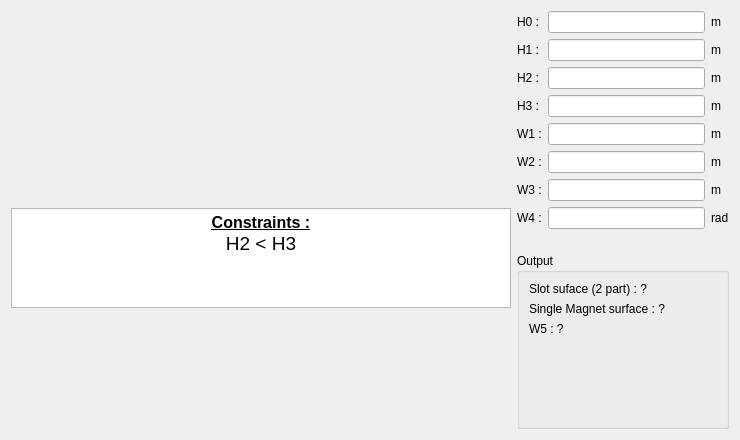
<?xml version="1.0" encoding="UTF-8"?>
<ui version="4.0">
 <class>PHoleM53</class>
 <widget class="QWidget" name="PHoleM53">
  <property name="geometry">
   <rect>
    <x>0</x>
    <y>0</y>
    <width>740</width>
    <height>440</height>
   </rect>
  </property>
  <property name="minimumSize">
   <size>
    <width>740</width>
    <height>440</height>
   </size>
  </property>
  <property name="maximumSize">
   <size>
    <width>16777215</width>
    <height>16777215</height>
   </size>
  </property>
  <property name="windowTitle">
   <string>Form</string>
  </property>
  <layout class="QHBoxLayout" name="horizontalLayout">
   <item>
    <layout class="QVBoxLayout" name="verticalLayout_3">
     <item>
      <widget class="QLabel" name="img_slot">
       <property name="sizePolicy">
        <sizepolicy hsizetype="Fixed" vsizetype="Fixed">
         <horstretch>0</horstretch>
         <verstretch>0</verstretch>
        </sizepolicy>
       </property>
       <property name="minimumSize">
        <size>
         <width>500</width>
         <height>191</height>
        </size>
       </property>
       <property name="maximumSize">
        <size>
         <width>500</width>
         <height>191</height>
        </size>
       </property>
       <property name="text">
        <string/>
       </property>
       <property name="pixmap">
        <pixmap resource="../../../../Resources/pyleecan.qrc">:/images/images/MachineSetup/WSlot/Slot_53.PNG</pixmap>
       </property>
       <property name="scaledContents">
        <bool>true</bool>
       </property>
      </widget>
     </item>
     <item>
      <widget class="QTextEdit" name="txt_constraint">
       <property name="sizePolicy">
        <sizepolicy hsizetype="Preferred" vsizetype="Fixed">
         <horstretch>0</horstretch>
         <verstretch>0</verstretch>
        </sizepolicy>
       </property>
       <property name="minimumSize">
        <size>
         <width>200</width>
         <height>0</height>
        </size>
       </property>
       <property name="maximumSize">
        <size>
         <width>16777215</width>
         <height>100</height>
        </size>
       </property>
       <property name="verticalScrollBarPolicy">
        <enum>Qt::ScrollBarAlwaysOff</enum>
       </property>
       <property name="html">
        <string>&lt;!DOCTYPE HTML PUBLIC &quot;-//W3C//DTD HTML 4.0//EN&quot; &quot;http://www.w3.org/TR/REC-html40/strict.dtd&quot;&gt;
&lt;html&gt;&lt;head&gt;&lt;meta name=&quot;qrichtext&quot; content=&quot;1&quot; /&gt;&lt;style type=&quot;text/css&quot;&gt;
p, li { white-space: pre-wrap; }
&lt;/style&gt;&lt;/head&gt;&lt;body style=&quot; font-family:'MS Shell Dlg 2'; font-size:8.25pt; font-weight:400; font-style:normal;&quot;&gt;
&lt;p align=&quot;center&quot; style=&quot; margin-top:0px; margin-bottom:0px; margin-left:0px; margin-right:0px; -qt-block-indent:0; text-indent:0px;&quot;&gt;&lt;span style=&quot; font-size:12pt; font-weight:600; text-decoration: underline;&quot;&gt;Constraints :&lt;/span&gt;&lt;/p&gt;
&lt;p align=&quot;center&quot; style=&quot; margin-top:0px; margin-bottom:0px; margin-left:0px; margin-right:0px; -qt-block-indent:0; text-indent:0px;&quot;&gt;&lt;span style=&quot; font-size:14pt;&quot;&gt;H2 &amp;lt; H3&lt;/span&gt;&lt;/p&gt;&lt;/body&gt;&lt;/html&gt;</string>
       </property>
       <property name="textInteractionFlags">
        <set>Qt::TextSelectableByKeyboard|Qt::TextSelectableByMouse</set>
       </property>
      </widget>
     </item>
     <item>
      <spacer name="verticalSpacer_2">
       <property name="orientation">
        <enum>Qt::Vertical</enum>
       </property>
       <property name="sizeHint" stdset="0">
        <size>
         <width>20</width>
         <height>40</height>
        </size>
       </property>
      </spacer>
     </item>
    </layout>
   </item>
   <item>
    <layout class="QVBoxLayout" name="verticalLayout_2">
     <item>
      <layout class="QGridLayout" name="gridLayout">
       <item row="0" column="0">
        <widget class="QLabel" name="in_H0">
         <property name="text">
          <string>H0 :</string>
         </property>
        </widget>
       </item>
       <item row="0" column="1">
        <widget class="FloatEdit" name="lf_H0"/>
       </item>
       <item row="0" column="2">
        <widget class="QLabel" name="unit_H0">
         <property name="text">
          <string>m</string>
         </property>
        </widget>
       </item>
       <item row="1" column="0">
        <widget class="QLabel" name="in_H1">
         <property name="text">
          <string>H1 :</string>
         </property>
        </widget>
       </item>
       <item row="1" column="1">
        <widget class="FloatEdit" name="lf_H1"/>
       </item>
       <item row="1" column="2">
        <widget class="QLabel" name="unit_H1">
         <property name="text">
          <string>m</string>
         </property>
        </widget>
       </item>
       <item row="2" column="0">
        <widget class="QLabel" name="in_H2">
         <property name="text">
          <string>H2 :</string>
         </property>
        </widget>
       </item>
       <item row="2" column="1">
        <widget class="FloatEdit" name="lf_H2"/>
       </item>
       <item row="2" column="2">
        <widget class="QLabel" name="unit_H2">
         <property name="text">
          <string>m</string>
         </property>
        </widget>
       </item>
       <item row="3" column="0">
        <widget class="QLabel" name="in_H3">
         <property name="text">
          <string>H3 :</string>
         </property>
        </widget>
       </item>
       <item row="3" column="1">
        <widget class="FloatEdit" name="lf_H3"/>
       </item>
       <item row="3" column="2">
        <widget class="QLabel" name="unit_H3">
         <property name="text">
          <string>m</string>
         </property>
        </widget>
       </item>
       <item row="4" column="0">
        <widget class="QLabel" name="in_W1">
         <property name="text">
          <string>W1 :</string>
         </property>
        </widget>
       </item>
       <item row="4" column="1">
        <widget class="FloatEdit" name="lf_W1"/>
       </item>
       <item row="4" column="2">
        <widget class="QLabel" name="unit_W1">
         <property name="text">
          <string>m</string>
         </property>
        </widget>
       </item>
       <item row="5" column="0">
        <widget class="QLabel" name="in_W2">
         <property name="text">
          <string>W2 :</string>
         </property>
        </widget>
       </item>
       <item row="5" column="1">
        <widget class="FloatEdit" name="lf_W2"/>
       </item>
       <item row="5" column="2">
        <widget class="QLabel" name="unit_W2">
         <property name="text">
          <string>m</string>
         </property>
        </widget>
       </item>
       <item row="6" column="0">
        <widget class="QLabel" name="in_W3">
         <property name="text">
          <string>W3 :</string>
         </property>
        </widget>
       </item>
       <item row="6" column="1">
        <widget class="FloatEdit" name="lf_W3"/>
       </item>
       <item row="6" column="2">
        <widget class="QLabel" name="unit_W3">
         <property name="text">
          <string>m</string>
         </property>
        </widget>
       </item>
       <item row="7" column="0">
        <widget class="QLabel" name="in_W4">
         <property name="text">
          <string>W4 :</string>
         </property>
        </widget>
       </item>
       <item row="7" column="1">
        <widget class="FloatEdit" name="lf_W4">
         <property name="text">
          <string/>
         </property>
        </widget>
       </item>
       <item row="7" column="2">
        <widget class="QLabel" name="unit_W4">
         <property name="text">
          <string>rad</string>
         </property>
        </widget>
       </item>
      </layout>
     </item>
     <item>
      <widget class="WMatSelect" name="w_mat_0" native="true">
       <property name="minimumSize">
        <size>
         <width>100</width>
         <height>0</height>
        </size>
       </property>
      </widget>
     </item>
     <item>
      <widget class="WMatSelect" name="w_mat_1" native="true">
       <property name="minimumSize">
        <size>
         <width>100</width>
         <height>0</height>
        </size>
       </property>
      </widget>
     </item>
     <item>
      <widget class="WMatSelect" name="w_mat_2" native="true">
       <property name="minimumSize">
        <size>
         <width>100</width>
         <height>0</height>
        </size>
       </property>
      </widget>
     </item>
     <item>
      <widget class="QGroupBox" name="g_output">
       <property name="minimumSize">
        <size>
         <width>200</width>
         <height>0</height>
        </size>
       </property>
       <property name="title">
        <string>Output</string>
       </property>
       <layout class="QVBoxLayout" name="verticalLayout">
        <item>
         <widget class="QLabel" name="out_slot_surface">
          <property name="text">
           <string>Slot suface (2 part) : ?</string>
          </property>
         </widget>
        </item>
        <item>
         <widget class="QLabel" name="out_magnet_surface">
          <property name="text">
           <string>Single Magnet surface : ?</string>
          </property>
         </widget>
        </item>
        <item>
         <widget class="QLabel" name="out_W5">
          <property name="text">
           <string>W5 : ?</string>
          </property>
         </widget>
        </item>
        <item>
         <spacer name="verticalSpacer">
          <property name="orientation">
           <enum>Qt::Vertical</enum>
          </property>
          <property name="sizeHint" stdset="0">
           <size>
            <width>20</width>
            <height>40</height>
           </size>
          </property>
         </spacer>
        </item>
       </layout>
      </widget>
     </item>
    </layout>
   </item>
  </layout>
 </widget>
 <customwidgets>
  <customwidget>
   <class>FloatEdit</class>
   <extends>QLineEdit</extends>
   <header>pyleecan/GUI/Tools/FloatEdit.h</header>
  </customwidget>
  <customwidget>
   <class>WMatSelect</class>
   <extends>QWidget</extends>
   <header>pyleecan.GUI.Dialog.DMatLib.WMatSelect.WMatSelect.h</header>
   <container>1</container>
  </customwidget>
 </customwidgets>
 <tabstops>
  <tabstop>lf_H0</tabstop>
  <tabstop>lf_H1</tabstop>
  <tabstop>lf_H2</tabstop>
  <tabstop>lf_H3</tabstop>
  <tabstop>lf_W1</tabstop>
  <tabstop>lf_W2</tabstop>
  <tabstop>lf_W3</tabstop>
  <tabstop>lf_W4</tabstop>
  <tabstop>txt_constraint</tabstop>
 </tabstops>
 <resources>
  <include location="../../../../Resources/pyleecan.qrc"/>
 </resources>
 <connections/>
</ui>
